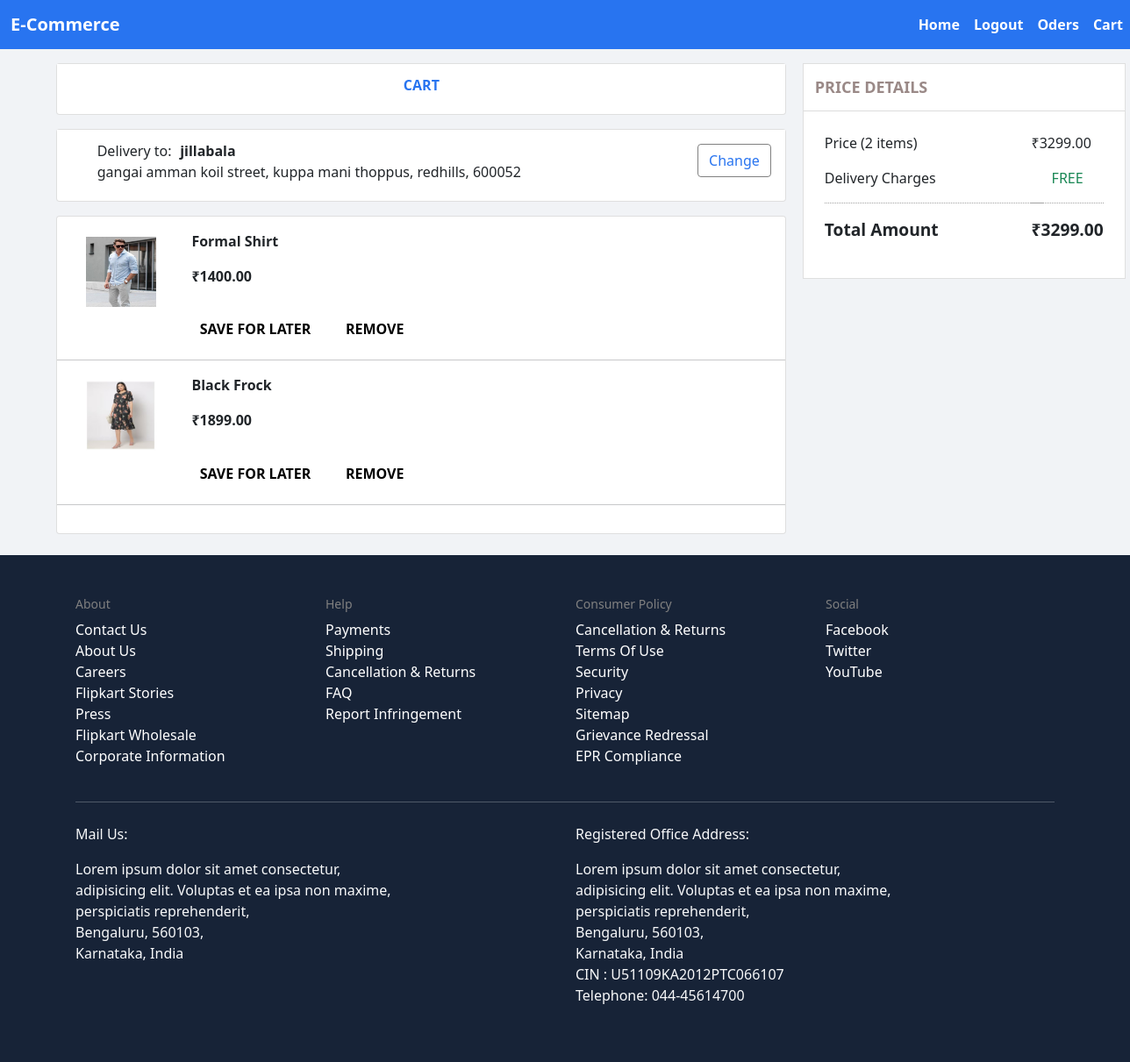
Screenshot of /cart_views (signed in) with the database file from the repository.
### project/models.py (models this page shows, shortened)
class CustomUser(AbstractUser):
    email = models.EmailField(unique=True)
    address = models.TextField(null=True)
    username = models.CharField(max_length=150, unique=False)
    USERNAME_FIELD = 'email'
    REQUIRED_FIELDS = ['username']

class CartItem(models.Model):
    user = models.ForeignKey(User, on_delete=models.CASCADE)
    product = models.ForeignKey(Product, on_delete=models.CASCADE)
    quantity = models.PositiveIntegerField()

class Product(models.Model):
    CATEGORY_CHOICES = [
        ('electronics', 'Electronics'),
        ('clothing', 'Clothing'),
        ('books', 'Books'),
        ('home', 'Home and Kitchen'),
        ('mobiles', 'Mobiles'),
    ]
    name = models.CharField(max_length=255)
    description = models.TextField(null=True)
    price = models.DecimalField(max_digits=10, decimal_places=2)
    image = models.ImageField(upload_to='products/')
    category = models.CharField(max_length=100, choices=CATEGORY_CHOICES)

### project/views.py (the view, shortened to what this page needs)
# urls.py: path('cart_views', views.Cartintemlist.as_view(), name='cart_page'),
class Cartintemlist(APIView):
    def get(self, request):
        print('level.........')
        user = request.user
        cart = CartItem.objects.filter(user__email =user.email)
        return render(request, 'cart.html', {'cart': cart})

### project/templates/cart.html (shortened to what this page needs)
{% extends 'base.html' %}
{% block content %}
<div class="full-container d-flex " id="control" style="margin-left: 5%;">
    <div class="first-col">
    <div class="card mt-3">
            <div class="card-title" style="background-color: rgb(255, 255, 255);">
                <div class="text-center" style="margin: 1.5%;">
                <b id="cart-name">CART</b>
                </div>
            </div>
    </div>
    <div class="card mt-3">
        <div id="card12">
        <div id="card2" class="card-title d-flex justify-content-between" style="background-color: rgb(255, 255, 255);">
            <div style="margin: 1.5%;">
                <div class="d-flex">
                    <p style='margin:0 0% 0 6.8%;'>Delivery to:</p>
                    <b id="delivery" style=" font-weight: 700; width: 150px; margin-left: 2%;">{{user.username}}</b>
                </div>
                <span id="address" style="margin: 6.8%;  "> {{user.address}}</span>
            </div>
            <div class="address_change" style="padding: 2%;">
                <button onclick="change_address()" class="btn" style="background-color: white; border: 0.1px solid gray; font-weight: 500; color: rgb(40,116,240);">Change</button>
            </div>
            </div>
        </div>
    </div>
    <div class="card mt-3">
        <div class="card-body" id="body3" style="display: block;">
            {% for i in cart %}
            <div class="row">
                <div class="col-2 d-flex flex-row">
                    <img id="product_image" src="{{i.product.image.url}}" onclick="view('{{i.id}}')" class="mx-auto">
                </div>
                <div class="col-8">
                    <div class="d-flex flex-column mx-auto">
                        <p id="product_name" style="font-weight: 700;" onclick="view('{{i.id}}')">{{i.product.name}}</p>
                        <p class="productPrice" id="price" style="font-weight: 600;">₹{{i.product.price}}</p>
                    </div>
                </div>
            </div>
            <div class="input-group w-auto align-items-center" style="margin-left: 15%;">
                <a class="btn later" >SAVE FOR LATER</a >
                <a class="btn remove-button" data-item-id="{{ i.id }}" data-bs-toggle="modal" data-bs-target="#registerModal1" style="margin-left: 2%; background: transparent; font-weight: 600; color: rgb(0, 0, 0);">REMOVE</a >
            </div>
            <hr style="width: 104%;
            margin-left: -16px;">
            {% endfor %}
        </div>
    </div>
</div>
    <div class="second-col">
        <div class="card card-col mt-3">
            <div class="card-title" style="margin-bottom: 0; border-bottom: 1px solid rgb(220, 220, 220);">
                <p style="padding: 13px; margin-bottom: 0; font-weight: 700; font-size: 18px; color: rgb(154,137,135);">PRICE DETAILS</p>
            </div>
            <div class="card-body p-4 d-flex justify-content-between">
                <div class="price-name">
                    <p id="totalitem" style="font-weight: 500;">Price</p>
                    <p style="font-weight: 500;">Delivery Charges</p>
                    <p style="border-bottom: 1px dotted rgb(160, 160, 160); width: 192%;"></p>
                    <p style="font-weight: 700; font-size: larger;">Total Amount</p>
                </div>
                <div class="price">
                    <p id="totalprice" style="font-weight: 500;">₹0</p>
                    <p class="text-success text-center" style="font-weight: 500;">FREE</p>
                    <p style="border-bottom: 1px dotted rgb(160, 160, 160);"></p>
                    <p id="totalprices" style="font-weight: 700; font-size: larger;">₹0</p>
                </div>
            </div>
        </div>
    </div>
</div>
{% endblock content %}

### project/static/css/main.css (style rules this page uses)
.card img { width: 75%; height: 60%; margin: 6%; }
#cart-name { margin: 4.8%; color: rgb(40,116,240); }
#product_image { max-width: 80px; height: 80px; }
.later, .remove-button { margin-left: 2%; background: transparent; font-weight: 600; color: rgb(0, 0, 0); }

### project/templates/base.html (style rules this page uses)
body { background-color: rgb(241,243,246); }

### project/templates/log.html (style rules this page uses)
:root { --primary: #11998e; --secondary: #38ef7d; --white: #fff; --gray: #9b9b9b; }

### project/templates/cart.html (style rules this page uses)
.card { width: 52rem; }
.card-col { width: 23rem; margin-left: 5%; border-radius: 0; }
#address { white-space: nowrap; }

### rows the page displays
CustomUser: username "jillabala", address "gangai amman koil street, kuppa mani thoppus, redhills, 600052"
CartItem: product.image (picture), product.name "Formal Shirt", product.price "1400.00"
CartItem: product.image (picture), product.name "Black Frock", product.price "1899.00"
